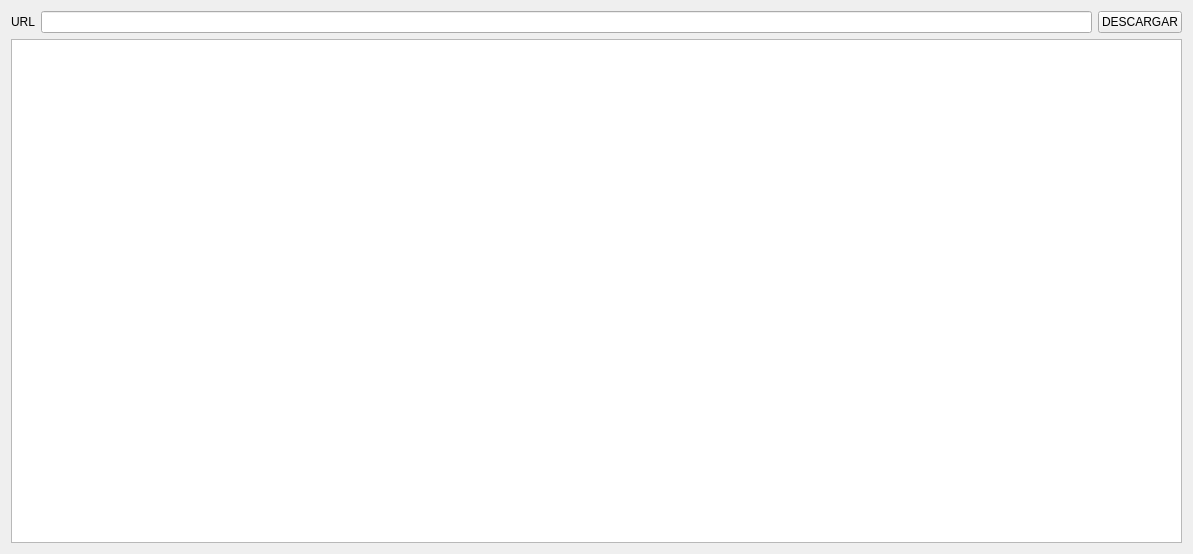
<?xml version="1.0" encoding="UTF-8"?>
<ui version="4.0">
 <class>MainWindow</class>
 <widget class="QMainWindow" name="MainWindow">
  <property name="geometry">
   <rect>
    <x>0</x>
    <y>0</y>
    <width>1193</width>
    <height>554</height>
   </rect>
  </property>
  <property name="windowTitle">
   <string>MainWindow</string>
  </property>
  <widget class="QWidget" name="centralWidget">
   <layout class="QVBoxLayout" name="verticalLayout">
    <item>
     <layout class="QHBoxLayout" name="horizontalLayout">
      <item>
       <widget class="QLabel" name="label">
        <property name="text">
         <string>URL</string>
        </property>
       </widget>
      </item>
      <item>
       <widget class="QLineEdit" name="urlLineEdit"/>
      </item>
      <item>
       <widget class="QPushButton" name="downloadPushButton">
        <property name="text">
         <string>DESCARGAR</string>
        </property>
       </widget>
      </item>
     </layout>
    </item>
    <item>
     <widget class="QPlainTextEdit" name="plainTextEdit"/>
    </item>
   </layout>
  </widget>
 </widget>
 <layoutdefault spacing="6" margin="11"/>
 <resources/>
 <connections/>
</ui>
